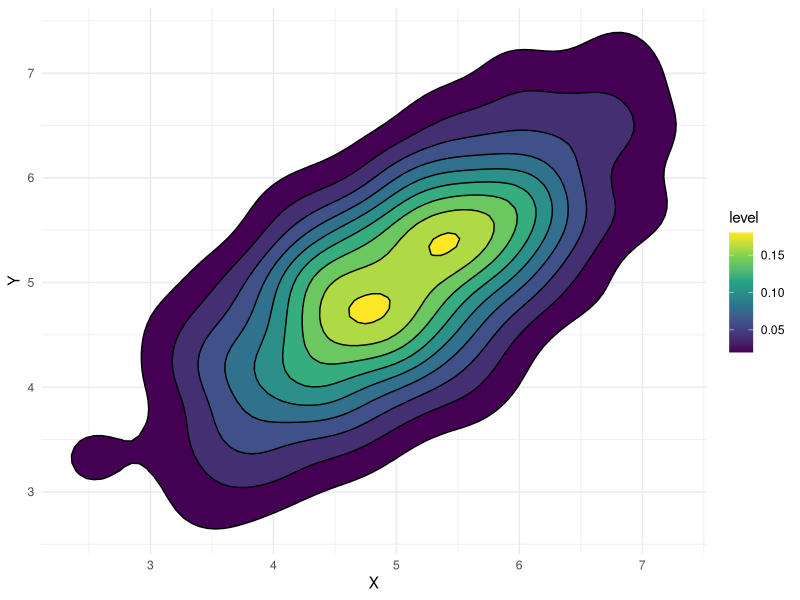
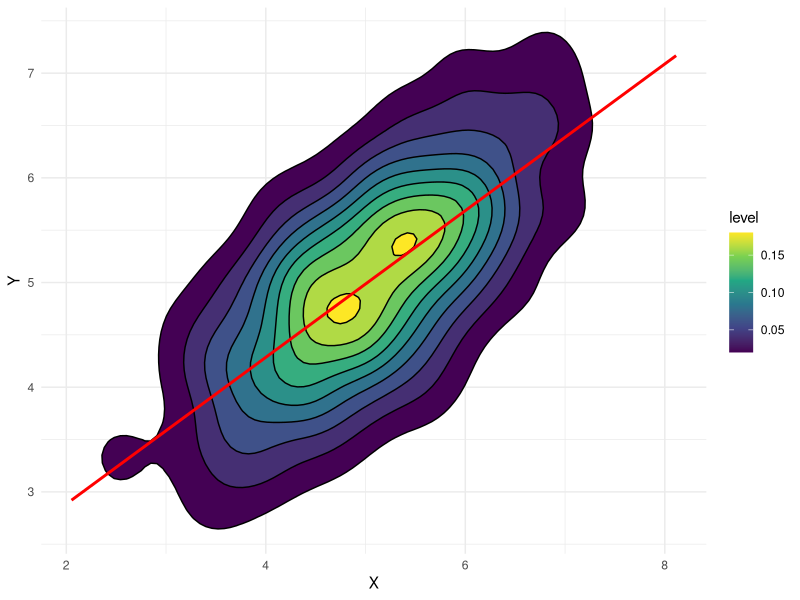

Reproduce these figures in R, in order.
#####################################################
## Load required libraries ##########################
#####################################################

library(ggplot2) ## for graphics
library(MASS) ## to generate bivariate normal data

#####################################################
## Simulate bivariate normal data ###################
#####################################################

set.seed(00001)
data <- as.data.frame(mvrnorm(n = 1000, ### 1,000 observations
                              mu =  c(5, 5), ## means of x and y
                              Sigma =  matrix(c(1, 0.7, 0.7, 1), 2)))  ## covariance matrix

names(data) <- c("X", "Y")

#####################################################
## Make contour plot, plot regression line  #########
#####################################################

p <- ggplot(data, aes(x = X, y = Y)) +
  stat_density_2d(aes(fill = after_stat(level)), geom = "polygon", color = "black") +
  scale_fill_viridis_c() +  # for a nice color scale
  theme_minimal(); p

# add a regression line
p <- p + geom_smooth(method = "lm", color = "red", se = FALSE); p

